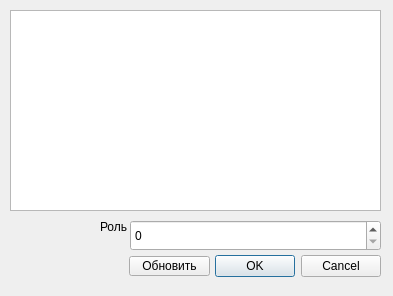
<?xml version="1.0" encoding="UTF-8"?>
<ui version="4.0">
 <class>setrole</class>
 <widget class="QDialog" name="setrole">
  <property name="geometry">
   <rect>
    <x>0</x>
    <y>0</y>
    <width>393</width>
    <height>296</height>
   </rect>
  </property>
  <property name="windowTitle">
   <string>Dialog</string>
  </property>
  <widget class="QDialogButtonBox" name="buttonBox">
   <property name="geometry">
    <rect>
     <x>40</x>
     <y>250</y>
     <width>341</width>
     <height>32</height>
    </rect>
   </property>
   <property name="orientation">
    <enum>Qt::Horizontal</enum>
   </property>
   <property name="standardButtons">
    <set>QDialogButtonBox::Cancel|QDialogButtonBox::Ok</set>
   </property>
  </widget>
  <widget class="QLabel" name="label">
   <property name="geometry">
    <rect>
     <x>100</x>
     <y>220</y>
     <width>47</width>
     <height>13</height>
    </rect>
   </property>
   <property name="text">
    <string>Роль</string>
   </property>
  </widget>
  <widget class="QPushButton" name="pushButton">
   <property name="geometry">
    <rect>
     <x>129</x>
     <y>256</y>
     <width>81</width>
     <height>20</height>
    </rect>
   </property>
   <property name="text">
    <string>Обновить</string>
   </property>
  </widget>
  <widget class="QTableView" name="tableView">
   <property name="geometry">
    <rect>
     <x>10</x>
     <y>10</y>
     <width>371</width>
     <height>201</height>
    </rect>
   </property>
  </widget>
  <widget class="QSpinBox" name="spinBox">
   <property name="geometry">
    <rect>
     <x>130</x>
     <y>220</y>
     <width>251</width>
     <height>31</height>
    </rect>
   </property>
   <property name="maximum">
    <number>1</number>
   </property>
  </widget>
 </widget>
 <resources/>
 <connections>
  <connection>
   <sender>buttonBox</sender>
   <signal>accepted()</signal>
   <receiver>setrole</receiver>
   <slot>accept()</slot>
   <hints>
    <hint type="sourcelabel">
     <x>248</x>
     <y>254</y>
    </hint>
    <hint type="destinationlabel">
     <x>157</x>
     <y>274</y>
    </hint>
   </hints>
  </connection>
  <connection>
   <sender>buttonBox</sender>
   <signal>rejected()</signal>
   <receiver>setrole</receiver>
   <slot>reject()</slot>
   <hints>
    <hint type="sourcelabel">
     <x>316</x>
     <y>260</y>
    </hint>
    <hint type="destinationlabel">
     <x>286</x>
     <y>274</y>
    </hint>
   </hints>
  </connection>
 </connections>
</ui>
